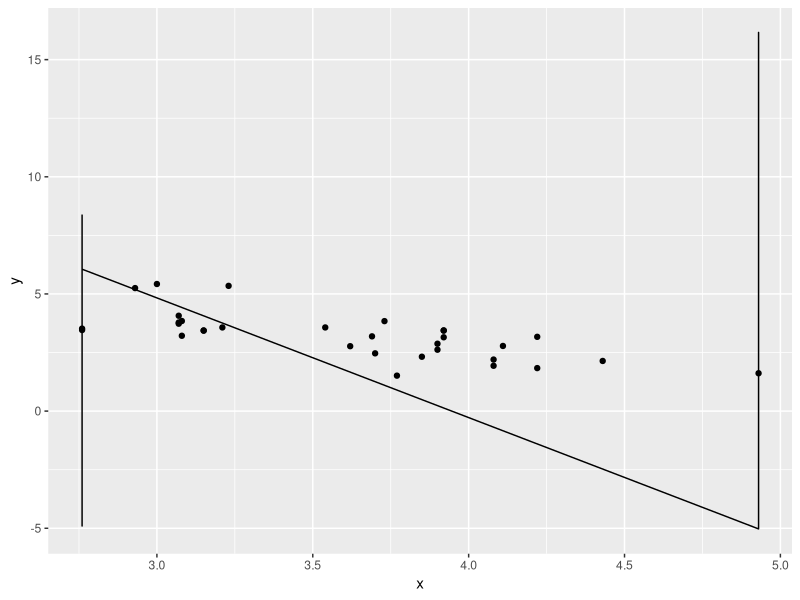

R code for this plot: (Note: this script raises an error after producing the figure.)
## ---- chunk 1
knitr::opts_chunk$set(echo = FALSE, ffmpeg.format = "mp4",
                      cache = TRUE, fig.align='center',
                      fig.width = 8, fig.height = 5)
library(magrittr)
library(ggplot2)
library(gganimate)
## ---- chunk 2
rand <- list()

xhat <- mean(mtcars$drat)
yhat <- mean(mtcars$wt)
xmin <- min(mtcars$drat)
xmax <- max(mtcars$drat)

for(i in 1:10){
  slope <- runif(1,-10,10)
  ymax <- yhat + slope*(xmax - xhat)
  ymin <- yhat + slope*(xmin - xhat)
  rand[[i]] <- rbind(c(xmin, ymin, i),c(xmax, ymax, i))
}

rand <- do.call(rbind.data.frame, rand)
colnames(rand) <- c("x","y","iter")

rndPlot <-
  ggplot(rand, aes(x = x, y = y, frame = iter))+
  geom_line()+
  geom_point(data = mtcars, aes(x = drat, y = wt), inherit.aes = F)

gganimate(rndPlot)
## ---- chunk 3
xhat <- mean(mtcars$drat)
yhat <- mean(mtcars$wt)
xmin <- rep(min(mtcars$drat), 4)
xmax <- rep(max(mtcars$drat), 4)

evo <- list()

for(i in 1:10){
  if(i == 1){
    slope <- runif(10,-10,10)
  } else{
    slope <- c(slope, (slope[1]+slope[-1])/2)
  }
  
  SSR <- c()
  for(j in slope){
    SSR <- c(SSR, sum((mtcars$wt - (mtcars$drat - xhat) * j - yhat)^2))
  }
  
  parents <- order(SSR)[1:4]
  
  slope <- slope[parents]
  
  ymax <- yhat + slope*(xmax - xhat)
  ymin <- yhat + slope*(xmin - xhat)
  iter <- i
  col <- rep(1:4, each = 2)
  
  evo[[i]] <- cbind(c(rbind(xmin,xmax)), c(rbind(ymin, ymax)), iter, col)
  
}
evo <- do.call(rbind.data.frame, evo)
colnames(evo) <- c("x", "y", "iter", "col")


evoPlot <-
  ggplot(evo, aes(x = x, y = y, frame = iter, col = as.factor(col)))+
  geom_line()+
  geom_point(data = mtcars, aes(x = drat, y = wt), inherit.aes = F)+
  theme(legend.position = 'none')

gganimate(evoPlot)
## ---- chunk 4
(mtcars[,3:4] %>% scale %>% assign("scaled", ., pos = 1) %>% cov %T>% print %>%
   eigen -> eg)
## ---- chunk 5
plot(scaled, asp = 1)
abline(a = 0, b = 1, lty = 2)
abline(a = 0, b = -1, lty = 2)
lines(c(0,eg$vectors[1]),c(0,eg$vectors[2]), lwd = 2, col = "blue")
lines(c(0,eg$vectors[3]),c(0,eg$vectors[4]), lwd = 2, col = "red")
## ---- chunk 6
{scaled %*% eg$vectors[,1]} %>% plot(ylab = "PC1")
## ---- chunk 7
eg
## ---- chunk 8
(prcomp(scaled) -> pca)
## ---- chunk 9
biplot(pca, cex = 0.5)
